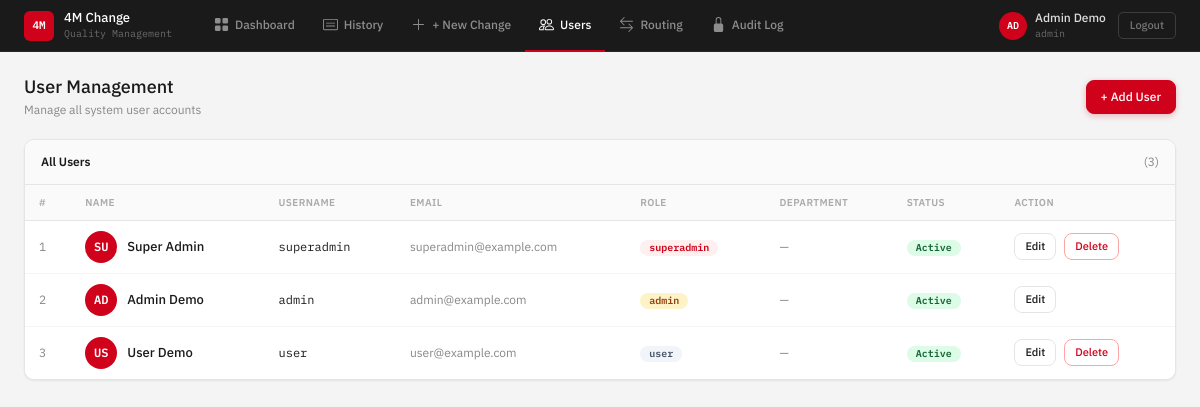
/modules/users/index.php (signed in), run on the app's committed database.
### tables this page shows
CREATE TABLE IF NOT EXISTS `users` (
  `id`               INT NOT NULL AUTO_INCREMENT,
  `name`             VARCHAR(100) NOT NULL,
  `email`            VARCHAR(100) NULL,
  `username`         VARCHAR(50)  NOT NULL,
  `password`         VARCHAR(255) NOT NULL,
  `role`             ENUM('superadmin','admin','user') NOT NULL DEFAULT 'user',
  `created_at`       TIMESTAMP NOT NULL DEFAULT CURRENT_TIMESTAMP,
  `updated_at`       TIMESTAMP NOT NULL DEFAULT CURRENT_TIMESTAMP ON UPDATE CURRENT_TIMESTAMP,
  `password_token`   VARCHAR(100) NULL,
  `token_expires_at` DATETIME NULL,
  `is_active`        TINYINT(1) NOT NULL DEFAULT 1,
  `department`       VARCHAR(100) NULL,
  PRIMARY KEY (`id`),
  UNIQUE KEY `uq_username` (`username`)
);

### config/paths.php (called while the page is built, shortened)
<?php
function navLink(string $path): string {
    return BASE_URL . ltrim($path, '/');
}

### helpers/permissions.php (called while the page is built, shortened)
<?php
require_once __DIR__ . '/auth.php';
function loadRolePermissions(PDO $pdo): array
{
    static $cache = null;
    if ($cache !== null) {
        return $cache;
    }
    $cache = [];
    foreach (MANAGED_ROLES as $r) {
        $cache[$r] = [];
    }
    try {
        $rows = $pdo->query("SELECT role, permission FROM role_permissions")->fetchAll();
        foreach ($rows as $row) {
            $cache[$row['role']][] = $row['permission'];
        }
    } catch (Throwable $e) {
        error_log('[permissions] ' . $e->getMessage());
    }
    return $cache;
}
function permissionsPdo(?PDO $pdo = null): ?PDO
{
    if ($pdo instanceof PDO) {
        return $pdo;
    }
    return $GLOBALS['pdo'] ?? null;
}
function userCan(string $permission, ?PDO $pdo = null): bool
{
    $role = currentUserRole();
    $pdo = permissionsPdo($pdo);
    $map = loadRolePermissions($pdo);
    return in_array($permission, $map[$role] ?? [], true);
}
function requirePermission(string $permission, ?PDO $pdo = null): void
{
    if (!userCan($permission, $pdo)) {
        http_response_code(403);
        die('<div style="font-family:sans-serif;padding:40px;text-align:center">
            <h2>403 — Access Denied</h2>
            <p>You do not have permission to access this page.</p>
            <a href="' . navLink('modules/dashboard/index.php') . '">Back to Dashboard</a>
        </div>');
    }
}

### helpers/auth.php (called while the page is built, shortened)
<?php
require_once __DIR__ . '/../config/paths.php';
function currentUser(): ?array
{
    return $_SESSION['user'] ?? null;
}
function currentUserId(): ?int
{
    return $_SESSION['user']['id'] ?? null;
}
function currentUserRole(): ?string
{
    return $_SESSION['user']['role'] ?? null;
}

### helpers/common.php (called while the page is built, shortened)
<?php
require_once __DIR__ . '/permissions.php';
function e($value): string
{
    return htmlspecialchars((string)$value, ENT_QUOTES, 'UTF-8');
}

### modules/users/index.php (the view, shortened to what this page needs)
<?php
require_once '../../helpers/auth.php';
require_once '../../helpers/common.php';
requirePermission('users.manage');
include '../../templates/header.php';
include '../../templates/navbar.php';
$users = $pdo->query("SELECT * FROM users ORDER BY role ASC, name ASC")->fetchAll();
$roleBadge = [
    'superadmin' => 'badge-manager',
    'admin'      => 'badge-submitted',
    'user'       => 'badge-draft',
];
?>
<div class="page-header">
    <div>
        <div class="page-title">User Management</div>
        <div class="page-sub">Manage all system user accounts</div>
    </div>
    <div class="d-flex gap-8">
        <a href="create.php" class="btn btn-primary">+ Add User</a>
    </div>
</div>
<div class="table-wrap">
    <div class="card-header">
        All Users <span style="color:var(--muted);font-weight:400">(<?= count($users) ?>)</span>
    </div>
    <table class="table">
        <thead>
            <tr>
                <th>#</th>
                <th>Name</th>
                <th>Username</th>
                <th>Email</th>
                <th>Role</th>
                <th>Department</th>
                <th>Status</th>
                <th>Action</th>
            </tr>
        </thead>
        <tbody>
            <?php foreach ($users as $i => $u): ?>
            <tr>
                <td style="color:var(--muted)"><?= $i + 1 ?></td>
                <td>
                    <div style="display:flex;align-items:center;gap:10px">
                        <div class="user-avatar" style="width:32px;height:32px;font-size:12px;flex-shrink:0">
                            <?= strtoupper(substr($u['name'], 0, 2)) ?>
                        </div>
                        <div style="font-weight:500;font-size:13px"><?= e($u['name']) ?></div>
                    </div>
                </td>
                <td class="mono"><?= e($u['username']) ?></td>
                <td style="color:var(--muted);font-size:12px"><?= e($u['email'] ?: '—') ?></td>
                <td><span class="badge <?= $roleBadge[$u['role']] ?? 'badge-draft' ?>"><?= e($u['role']) ?></span></td>
                <td style="font-size:12px;color:var(--muted)"><?= e($u['department'] ?: '—') ?></td>
                                <td>
                    <?php if ($u['is_active']): ?>
                    <span class="badge badge-closed">Active</span>
                    <?php else: ?>
                    <span class="badge badge-rejected">Pending Setup</span>
                    <?php endif; ?>
                </td>
                <td>
                    <div class="d-flex gap-2">
                        <a href="edit.php?id=<?= $u['id'] ?>" class="btn btn-sm">Edit</a>
                        <?php if ($u['id'] !== currentUserId()): ?>
                        <form method="POST" action="delete.php"
                            onsubmit="return confirm('Delete user <?= e($u['name']) ?>?')">
                            <button type="submit" class="btn btn-sm btn-outline-danger">Delete</button>
                        </form>
                        <?php endif; ?>
                    </div>
                </td>
            </tr>
            <?php endforeach; ?>
        </tbody>
    </table>
</div>
<?php include '../../templates/footer.php'; ?>

### templates/header.php (shortened to what this page needs)
<?php
require_once __DIR__ . '/../helpers/auth.php';
require_once __DIR__ . '/../helpers/common.php';
?>
<!DOCTYPE html>
<html lang="en">
<head>
<link href="https://cdn.jsdelivr.net/npm/bootstrap@5.3.3/dist/css/bootstrap.min.css" rel="stylesheet">
<link href="../../assets/css/style.css?v=<?= filemtime(__DIR__ . '/../assets/css/style.css') ?>" rel="stylesheet">
</head>
<body>

### templates/navbar.php (shortened to what this page needs)
<?php
$user = currentUser();
$role = currentUserRole();
$currentPath = $_SERVER['PHP_SELF'];
function isActive(string $path): string
{
    global $currentPath;
    return str_contains($currentPath, $path) ? 'active' : '';
}
?>
<nav class="app-navbar">
    <div class="navbar-brand">
        <span class="brand-mark">4M</span>
        <div>
            <div class="brand-name">4M Change</div>
            <div class="brand-sub">Quality Management</div>
        </div>
    </div>
    <div class="navbar-links">
        <a href="<?= navLink('modules/dashboard/index.php') ?>" class="nav-item <?= isActive('dashboard') ?>">
            Dashboard
        </a>
        <a href="<?= navLink('modules/changes/index.php') ?>" class="nav-item <?= isActive('changes') ?>">
            History
        </a>
        <?php if ($user && userCan('changes.create')): ?>
        <a href="<?= navLink('modules/changes/create.php') ?>" class="nav-item <?= isActive('create') ?>">
            <svg width="15" height="15" viewBox="0 0 16 16" fill="currentColor">
                <path d="M8 2a.5.5 0 01.5.5v5h5a.5.5 0 010 1h-5v5a.5.5 0 01-1 0v-5h-5a.5.5 0 010-1h5v-5A.5.5 0 018 2z"/>
            </svg>
            + New Change
        </a>
        <?php endif; ?>
        <?php if ($user && userCan('users.manage')): ?>
        <a href="<?= navLink('modules/users/index.php') ?>" class="nav-item <?= isActive('users') ?>">
            Users
        </a>
        <?php endif; ?>
        <?php if ($user && userCan('routing.manage')): ?>
        <a href="<?= navLink('modules/routing/index.php') ?>" class="nav-item <?= isActive('routing') ?>">
            Routing
        </a>
        <?php endif; ?>
        <?php if ($user && userCan('audit.view')): ?>
        <a href="<?= navLink('modules/audit/index.php') ?>" class="nav-item <?= isActive('audit') ?>">
            <svg width="15" height="15" viewBox="0 0 16 16" fill="currentColor">
                <path d="M8 1a2 2 0 012 2v4H6V3a2 2 0 012-2zm3 6V3a3 3 0 00-6 0v4a2 2 0 00-2 2v5a2 2 0 002 2h6a2 2 0 002-2V9a2 2 0 00-2-2z"/>
            </svg>
            Audit Log
        </a>
        <?php endif; ?>
    </div>
    <div class="navbar-user">
        <?php if ($user): ?>
        <div class="user-info">
            <div class="user-avatar"><?= strtoupper(substr($user['name'] ?? 'U', 0, 2)) ?></div>
            <div>
                <div class="user-name"><?= e($user['name'] ?? 'User') ?></div>
                <div class="user-role"><?= e($role) ?></div>
            </div>
        </div>
        <a href="<?= navLink('modules/auth/logout.php') ?>" class="btn-logout">Logout</a>
        <?php endif; ?>
    </div>
</nav>
<div class="page-content">

### templates/footer.php (shortened to what this page needs)
</div>
</body>
</html>

### data on the page
users: name "SU", name "Super Admin", username "superadmin", email "superadmin@example.com", role "superadmin", department "—", is_active "Active"
users: name "AD", name "Admin Demo", username "admin", email "admin@example.com", role "admin", department "—", is_active "Active"
users: name "US", name "User Demo", username "user", email "user@example.com", role "user", department "—", is_active "Active"

### other printed values
substr($user['name'] ?? 'U', 0, 2) "AD"
$user['name'] "Admin Demo"
$role "admin"
count($users) "3"
